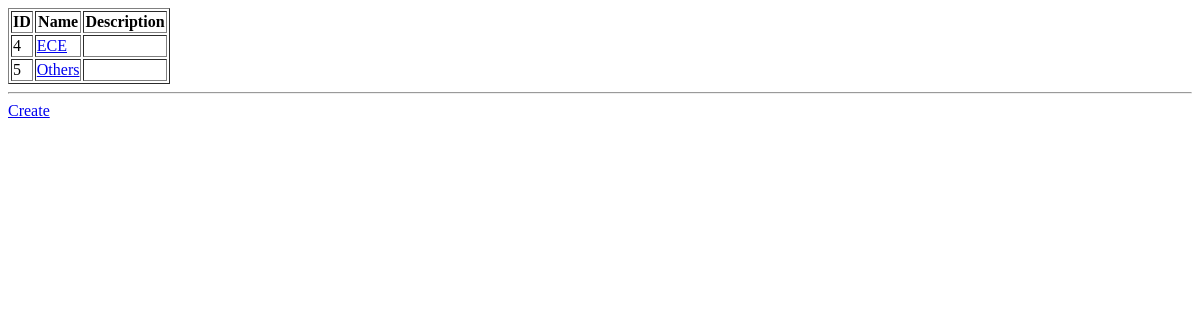
/playground/read-all/, run on an earlier commit of the app's database.
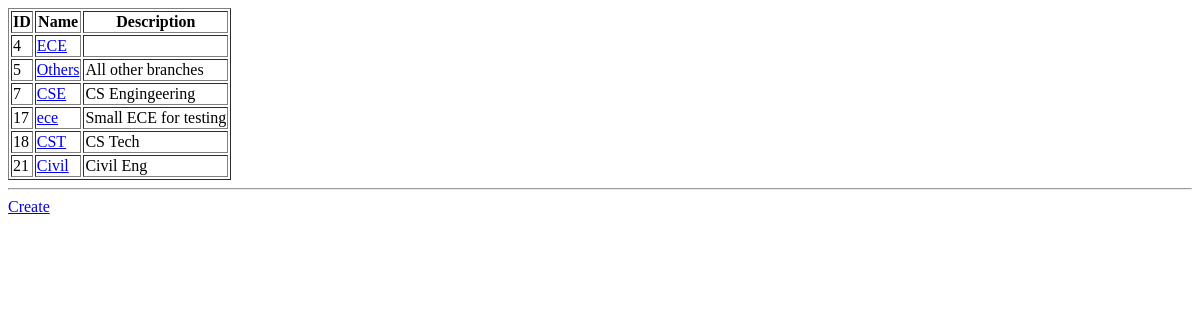
And on a later commit of the database.
### playground/models.py (models this page shows, shortened)
class DepartmentModel(models.Model):
    title = models.CharField(max_length=50,null=True, blank=True)
    description = models.TextField(null=True, blank=True)
    created_at = models.DateTimeField(auto_now_add=True,editable=False)
    updated_at = models.DateTimeField(auto_now=True)

### playground/views.py (the view)
# urls.py: path('read-all/', read_all_view, name="read_all"),
def read_all_view(request):
    data = DepartmentModel.objects.all()
    return render(request, 'read_all.html',context={"data":data})

### playground/templates/read_all.html (shortened to what this page needs)
{% extends "base.html" %}
{% block body %}
<table border="1px solid black">
    <tr>
        <th>ID</th>
        <th>Name</th>
        <th>Description</th>
    </tr>
    {% for obj in data %}
    <tr>
        <td>{{ obj.id }}</td>
        <td><a href="{% url 'read' obj.id %}">{{ obj.title }}</a></td>
        <td>{{ obj.description }}</td>
    </tr>
    {% endfor %}
</table>
<hr />
<a href="{% url 'create' %}">Create</a>
{% endblock %}

### playground/templates/base.html (shortened to what this page needs)
<!DOCTYPE html>
<html lang="en">
<head>
</head>
<body>
    {% block body %}
    {% endblock %}
</body>
</html>

What changed in the data, as far as the page shows it:
changed DepartmentModel "Others": description (not shown) → "All other branches"
added DepartmentModel: id "7", title "CSE", description "CS Engingeering"
added DepartmentModel: id "17", title "ece", description "Small ECE for testing"
added DepartmentModel: id "18", title "CST", description "CS Tech"
added DepartmentModel: id "21", title "Civil", description "Civil Eng"
